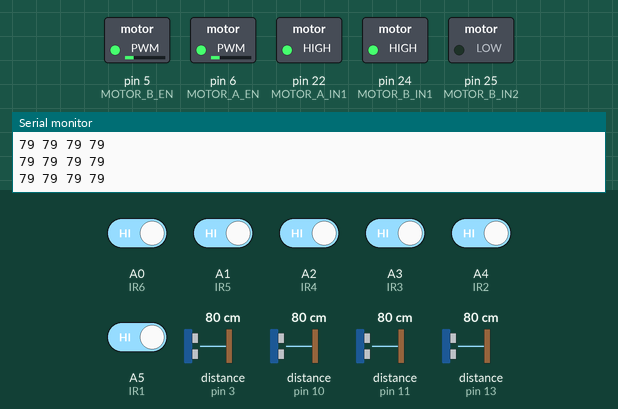
Bench run of a sketch on a simulated Arduino Mega 2560, built with avr-gcc and run on an emulated ATmega2560. Parts: switched loads named in the sketch (green lamp = pin HIGH), the last lines printed to the serial monitor. Wiring (inferred from the names in the program): 4 × ultrasonic range finder: trigger pin 2, echo pin 3 / trigger pin 4, echo pin 11 / trigger pin 9, echo pin 10 / trigger pin 12, echo pin 13. Dashed ring = blinking. The test bench sets the inputs (shaded band); at power-on: A0 (IR6), A1 (IR5), A2 (IR4), A3 (IR3), A4 (IR2), A5 (IR1) HIGH, distance to the obstacle (sensors on pin 3, pin 10, pin 11, pin 13) 80 cm. The echo pulse lasts 58.3 µs per cm; pins used as bus, display or sensor lines are not drawn.

Above: at 2.2 s.
2.3 s: distance to the obstacle (sensor on pin 3) set to 12 cm
5.3 s: distance to the obstacle (sensor on pin 3) set to 9 cm
At 6.4 s:
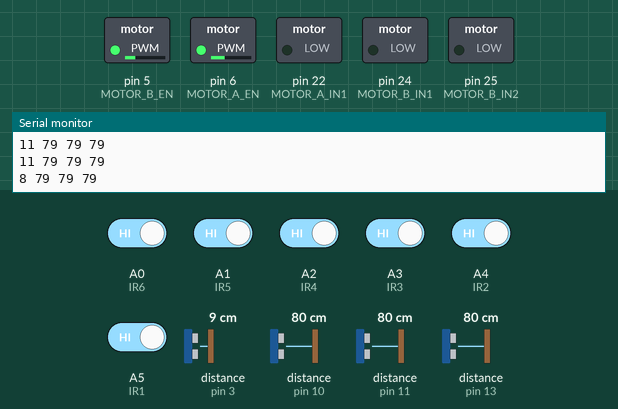
8.3 s: distance to the obstacle (sensor on pin 10) set to 10 cm
11.3 s: distance to the obstacle (sensor on pin 10) set to 7 cm
At 12.0 s:
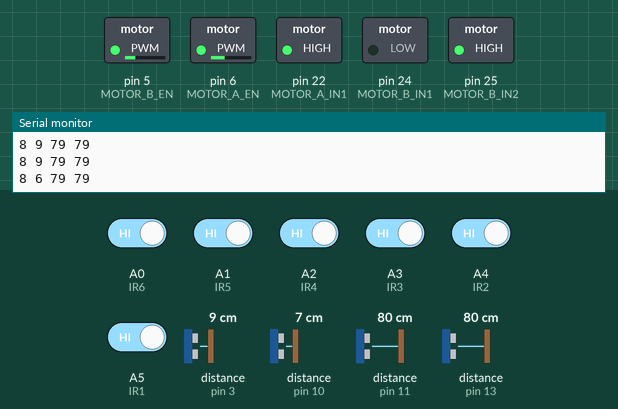
14.3 s: distance to the obstacle (sensor on pin 10) set to 9 cm
At 15.4 s:
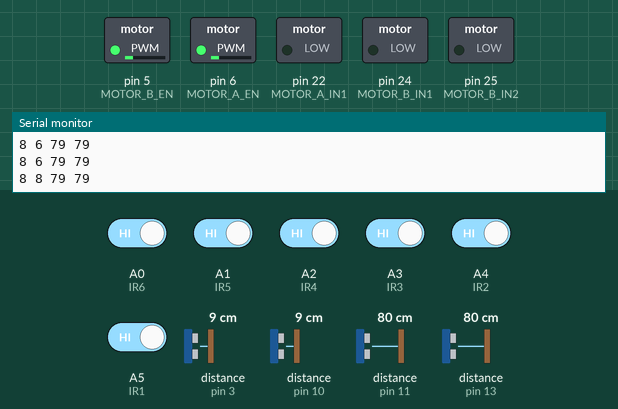
17.3 s: distance to the obstacle (sensor on pin 10) set to 2 cm
At 18.5 s:
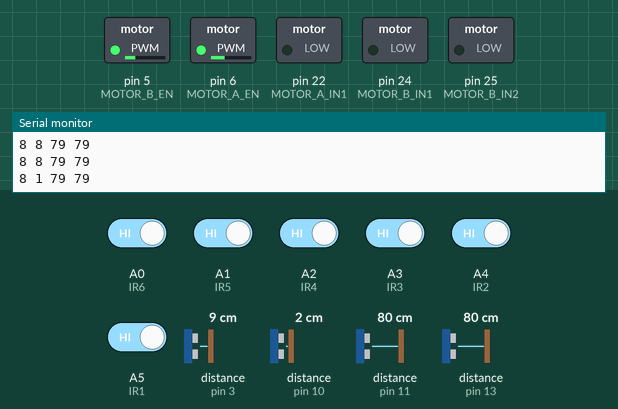
Timing chart, 0 to 21.3 s (numbered marks = the images above; inputs shaded):
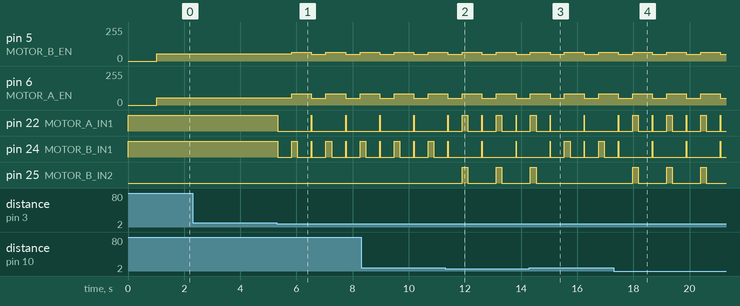

The sketch:

sketch_oct13aWithobstAndlineF.ino
```cpp
//Ir  0 for white line
//    1 for black lines
//Ir  0 for white line
//    1 for black lines
#include <SoftwareSerial.h>

SoftwareSerial bt(24,26);
#include <Servo.h>


// Define ultrasonic sensor pins
#define FRONTL_SENSOR_TRIG 2
#define FRONTL_SENSOR_ECHO 3
#define LEFT_SENSOR_TRIG 4
#define LEFT_SENSOR_ECHO 11
#define RIGHT_SENSOR_TRIG 12
#define RIGHT_SENSOR_ECHO 13
#define FRONTR_SENSOR_TRIG 9
#define FRONTR_SENSOR_ECHO 10

// Define motor control pins
#define MOTOR_A_EN 6
#define MOTOR_B_EN 5
#define MOTOR_A_IN1 22
#define MOTOR_A_IN2 23
#define MOTOR_B_IN1 24
#define MOTOR_B_IN2 25


#define IR1 A5
#define IR2 A4
#define IR3 A3
#define IR4 A2  //LEFT
#define IR5 A1
#define IR6 A0


#define MAX_SPEED 240

int MotorBasespeed = 55;

int IR_val[6] = {0, 0, 0, 0, 0, 0};
int IR_weights[6] = {-30 ,-20,-10, 10, 20, 30};

int LMotorSpeed = 0;
int RMotorSpeed = 0;
int speedAdjust = 0;

float P, I, D;
float error = 0;
float previousError = 0;
float Kp = 0.4;//1.5-high 1.0 high 0.5
float Kd = 0;
float Ki = 0.0;

void PID_control();
void read_IR();
void set_speed();
void set_forward();

// Variables for sensor distances
long frontLeftDistance;
long frontRightDistance;
long rightDistance;
long leftDistance;

// Define obstacle detection thresholds
int frontObstacleThreshold = 10; // Adjust this value based on your sensors and robot
int leftObstacleThreshold = 10;  // Adjust this value based on your sensors and robot
// int rightDistance = 10; // Adjust this value based on your sensors and robot
// int leftDistance = 10;  // Adjust this value based on your sensors and robot

void setup() {
  // put your setup code here, to run once:
  Serial.begin(9600);
  //bt.begin(9600);
  pinMode(IR1, INPUT);
  pinMode(IR2, INPUT);
  pinMode(IR3, INPUT);
  pinMode(IR4, INPUT);
  pinMode(IR5, INPUT);
  pinMode(IR6, INPUT);

  // Initialize the ultrasonic sensor pins
  pinMode(FRONTL_SENSOR_TRIG, OUTPUT);
  pinMode(FRONTL_SENSOR_ECHO, INPUT);
  pinMode(FRONTR_SENSOR_TRIG, OUTPUT);
  pinMode(FRONTR_SENSOR_ECHO, INPUT);
  pinMode(LEFT_SENSOR_TRIG, OUTPUT);
  pinMode(LEFT_SENSOR_ECHO, INPUT);
  pinMode(RIGHT_SENSOR_TRIG, OUTPUT);
  pinMode(RIGHT_SENSOR_ECHO, INPUT);

  pinMode(MOTOR_A_EN, OUTPUT);
  pinMode(MOTOR_A_IN1, OUTPUT);
  pinMode(MOTOR_B_IN1, OUTPUT);

  pinMode(MOTOR_B_EN, OUTPUT);
  pinMode(MOTOR_B_IN1, OUTPUT);
  pinMode(MOTOR_B_IN2, OUTPUT);

  set_forward();
  delay(1000);

}

void loop() {

  frontLeftDistance = measureDistance(FRONTL_SENSOR_TRIG, FRONTL_SENSOR_ECHO);
  frontRightDistance = measureDistance(FRONTR_SENSOR_TRIG, FRONTR_SENSOR_ECHO);
  leftDistance = measureDistance(LEFT_SENSOR_TRIG, LEFT_SENSOR_ECHO);
  rightDistance = measureDistance(RIGHT_SENSOR_TRIG, RIGHT_SENSOR_ECHO);

  Serial.print(frontLeftDistance);
  Serial.print(" ");
  Serial.print(frontRightDistance);
  Serial.print(" ");
  Serial.print(rightDistance);
  Serial.print(" ");
  Serial.print(leftDistance);
  Serial.println();

  if((frontLeftDistance < frontObstacleThreshold) || (frontRightDistance < frontObstacleThreshold)||(leftDistance < leftObstacleThreshold) || (rightDistance < leftObstacleThreshold)){
    obstacle_check();
  }
  else{
    read_IR();
    PID_control();
    set_speed();
  }


  // Serial.println(IR_val[0]);
  // if (IR_val[0]==0 && IR_val[1]==0 && IR_val[2]==0 && IR_val[3]==0 && IR_val[4]==0 ){//
  //   stop();
  //   //   set_speed();
  //   //   //while (1){}
  // }
   // Measure distances using ultrasonic sensors

}

void PID_control() {
  error = 0;

  for (int i = 0; i < 6; i++)
  {
    error += IR_weights[i]*IR_val[i];
  }
  P = error;
  I = I + error;
  D = error - previousError;

  previousError = error;

  speedAdjust = (Kp*P + Ki*I + Kd*D);
  bt.print("pid Value ");
  bt.print(speedAdjust);
  bt.println();
  // Serial.print("Speed Adjust ");
  // Serial.println(speedAdjust);

  LMotorSpeed = MotorBasespeed - speedAdjust;   //135
  RMotorSpeed = MotorBasespeed + speedAdjust;   //125


  if (LMotorSpeed<0){
    LMotorSpeed = 0;
  }
  if (RMotorSpeed<0){
    RMotorSpeed = 0;
  }
  if (RMotorSpeed>MAX_SPEED){
    RMotorSpeed = MAX_SPEED;
  }
  if (RMotorSpeed>MAX_SPEED){
    RMotorSpeed = MAX_SPEED;
  }
}

void read_IR(){
  IR_val[0] = digitalRead(IR1);
  IR_val[1] = digitalRead(IR2);
  IR_val[2] = digitalRead(IR3);
  IR_val[3] = digitalRead(IR4);
  IR_val[4] = digitalRead(IR5);
  IR_val[5] = digitalRead(IR6);
  // Serial.print(IR_val[0]);
  // Serial.print(IR_val[1]);
  // Serial.print(IR_val[2]);
  // Serial.print(IR_val[3]);
  // Serial.println(IR_val[4]);
  // if ((IR_val[0]==0) || (IR_val[1]==0) || (IR_val[2]==0) || (IR_val[3]==0) || (IR_val[4]==0) || (IR_val[5]==0)){

  // }

}

void set_speed(){
  analogWrite(MOTOR_A_EN, RMotorSpeed);
  analogWrite(MOTOR_B_EN, LMotorSpeed);
  // delay(50);
  // analogWrite(ENA, RMotorSpeed);
  // analogWrite(ENB, LMotorSpeed);
}

void set_forward(){
  digitalWrite(MOTOR_A_IN1, HIGH);
  digitalWrite(MOTOR_A_IN2, LOW);
  digitalWrite(MOTOR_B_IN1, HIGH);
  digitalWrite(MOTOR_B_IN2, LOW);
}

void stop(){
  digitalWrite(MOTOR_A_IN1, LOW);
  digitalWrite(MOTOR_A_IN2, LOW);
  digitalWrite(MOTOR_B_IN1, LOW);
  digitalWrite(MOTOR_B_IN2, LOW);
}


//For Obstacle avoidance

void obstacle_check(){
  if ((frontLeftDistance < frontObstacleThreshold) || (frontRightDistance < frontObstacleThreshold)) {
    if (frontLeftDistance > frontRightDistance) {
      stop();
      delay(500);
      turnLeft();
      delay(200);
      stop();
      delay(500);
    }
    else {
      stop();
      delay(500);
      turnRight();
      delay(200);
      stop();
      delay(500);
    }
  }

  if ((leftDistance < leftObstacleThreshold) || (rightDistance < leftObstacleThreshold)){
    if(leftDistance < leftObstacleThreshold){
      stop();
      delay(500);
      turnRight();
      delay(200);
      stop();
      delay(500);
    }
    else{
      stop();
      delay(500);
      turnLeft();
      delay(200);
      stop();
      delay(500);
    }

  }


    moveForward();
    // delay(500);
    // stop();
    // delay(500);
}


long measureDistance(int trigPin, int echoPin) {
  // Measure the distance using the ultrasonic sensor
  digitalWrite(trigPin, LOW);
  delayMicroseconds(2);
  digitalWrite(trigPin, HIGH);
  delayMicroseconds(10);
  digitalWrite(trigPin, LOW);
  long duration = pulseIn(echoPin, HIGH);
  return (duration / 2) / 29.1; // Convert the duration to centimeters
}

void moveForward() {
  // Move the robot forward
  digitalWrite(MOTOR_A_IN1, HIGH);
  digitalWrite(MOTOR_A_IN2, LOW);
  digitalWrite(MOTOR_B_IN1, HIGH);
  digitalWrite(MOTOR_B_IN2, LOW);
  analogWrite(MOTOR_A_EN, 50);
  analogWrite(MOTOR_B_EN, 50);
}

void moveBackward() {
  // Move the robot forward
  digitalWrite(MOTOR_A_IN1, LOW);
  digitalWrite(MOTOR_A_IN2, HIGH);
  digitalWrite(MOTOR_B_IN1, LOW);
  digitalWrite(MOTOR_B_IN2, HIGH);
  analogWrite(MOTOR_A_EN, 50);
  analogWrite(MOTOR_B_EN, 50);
}


void turnRight() {
  // Turn the robot LEFt

  digitalWrite(MOTOR_B_IN1, HIGH);
  digitalWrite(MOTOR_B_IN2, LOW);
  digitalWrite(MOTOR_A_IN1, LOW);
  digitalWrite(MOTOR_A_IN2, HIGH);
  analogWrite(MOTOR_A_EN, 85);
  analogWrite(MOTOR_B_EN,65);
}

void turnLeft() {
  // Turn the robot LEFT

  digitalWrite(MOTOR_B_IN1,LOW);
  digitalWrite(MOTOR_B_IN2, HIGH);
  digitalWrite(MOTOR_A_IN1, HIGH);
  digitalWrite(MOTOR_A_IN2, LOW);
  analogWrite(MOTOR_A_EN, 85);
  analogWrite(MOTOR_B_EN,65);
}
```

Measured:
- the behaviour switches between 11 and 10 cm on distance to the obstacle (sensor on pin 3) (found by bisection; images 0 and 1)
- the behaviour switches between 9 and 8 cm on distance to the obstacle (sensor on pin 10) (found by bisection; images 1 and 2)
- after the input at 5.3 s, pin 5 (MOTOR_B_EN): alternates 65/255 for 0.70 s and 50/255 for 0.52 s, starting after 0.53 s; pin 6 (MOTOR_A_EN): alternates 85/255 for 0.70 s and 50/255 for 0.52 s, starting after 0.53 s
- after the input at 11.3 s, pin 25 (MOTOR_B_IN2): alternates HIGH for 0.20 s and LOW for 1.0 s, starting after 0.61 s
- after the input at 14.3 s, pin 25 (MOTOR_B_IN2): goes on until 14.5 s, then stays LOW
- after the input at 17.3 s, pin 25 (MOTOR_B_IN2): alternates HIGH for 0.20 s and LOW for 1.0 s, starting after 0.67 s
